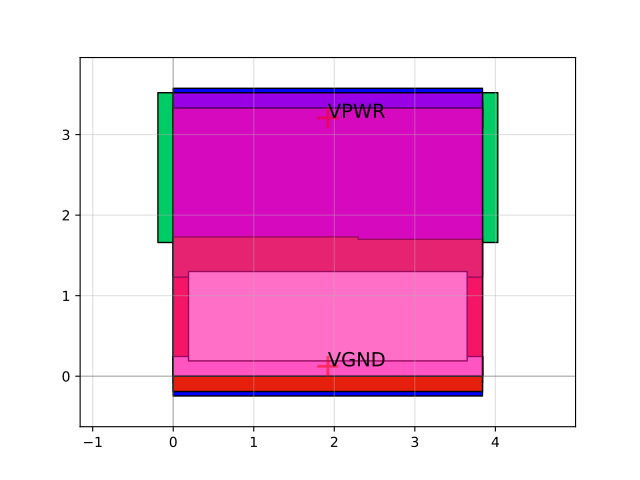

Here is the Python script that generated this plot:
import sky130

c = sky130.components.sky130_fd_sc_hs__and4_2()
c.plot()
